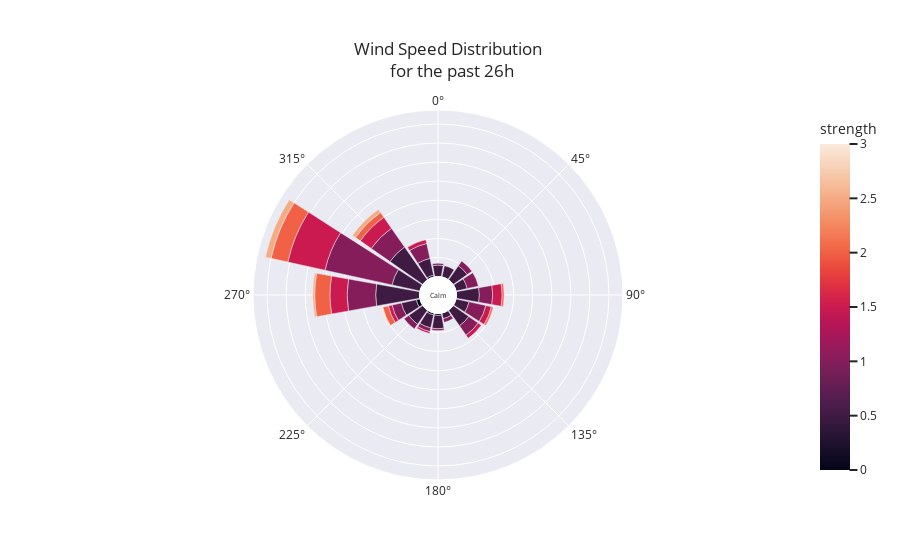

Here is the notebook cell this chart was saved with:
### Code cell
# plot wind at site-by-site inlets
plot_wind_rose(df,3)

### Figure 1 — Plotly figure (JSON) as saved in the notebook; plotly's stock layout.template omitted (floating-point values rounded to 4 significant figures)
{"data": [{"hovertemplate": "count=%{r}<br>cardinal_direction=%{theta}<br>strength=%{marker.color}<extra></extra>", "legendgroup": "", "marker": {"color": [0, 0, 0, 0, 0.5, 0.5, 0.5, 0.5, 0.5, 0.5, 0.5, 0.5, 0.5, 0.5, 0.5, 0.5, 0.5, 0.5, 0.5, 0.5, 1, 1, 1, 1, 1, 1, 1, 1, 1, 1, 1, 1, 1, 1, 1, 1.5, 1.5, 1.5, 1.5, 1.5, 1.5, 1.5, 1.5, 1.5, 2, 2, 2, 2, 2, 2, 2.5, 2.5, 2.5, 3], "coloraxis": "coloraxis", "pattern": {"shape": ""}}, "name": "", "r": [1, 2, 1, 1, 6, 21, 7, 23, 8, 7, 6, 9, 9, 9, 7, 6, 10, 3, 12, 15, 12, 6, 1, 15, 6, 5, 2, 3, 8, 1, 9, 3, 2, 7, 36, 3, 2, 5, 20, 7, 9, 1, 2, 2, 9, 3, 1, 8, 3, 1, 2, 3, 1, 1], "showlegend": false, "subplot": "polar", "theta": [337.5, 247.5, 180, 202.5, 67.5, 315, 180, 270, 247.5, 202.5, 0, 337.5, 225, 45, 112.5, 22.5, 135, 157.5, 90, 292.5, 315, 67.5, 180, 270, 135, 247.5, 202.5, 225, 337.5, 0, 112.5, 45, 157.5, 90, 292.5, 112.5, 135, 90, 292.5, 315, 270, 202.5, 247.5, 337.5, 292.5, 315, 90, 270, 247.5, 112.5, 315, 292.5, 270, 247.5], "type": "barpolar"}], "layout": {"annotations": [{"font": {"size": 7}, "showarrow": false, "text": "Calm", "x": 0.5, "y": 0.5}], "barmode": "relative", "coloraxis": {"colorbar": {"title": {"text": "strength"}}, "colorscale": [[0, "rgb(2,4,25)"], [0.0625, "rgb(24,15,41)"], [0.125, "rgb(47,23,57)"], [0.1875, "rgb(71,28,72)"], [0.25, "rgb(97,30,82)"], [0.3125, "rgb(123,30,89)"], [0.375, "rgb(150,27,91)"], [0.4375, "rgb(177,22,88)"], [0.5, "rgb(203,26,79)"], [0.5625, "rgb(223,47,67)"], [0.625, "rgb(236,76,61)"], [0.6875, "rgb(242,107,73)"], [0.75, "rgb(244,135,95)"], [0.8125, "rgb(245,162,122)"], [0.875, "rgb(246,188,153)"], [0.9375, "rgb(247,212,187)"], [1, "rgb(250,234,220)"]]}, "legend": {"font": {"size": 14}, "orientation": "h", "tracegroupgap": 0, "x": 0.5, "xanchor": "center", "y": -0.1, "yanchor": "middle"}, "margin": {"t": 110}, "polar": {"angularaxis": {"direction": "clockwise", "rotation": 90}, "domain": {"x": [0, 1], "y": [0, 1]}, "hole": 0.1, "radialaxis": {"linewidth": 0, "showticklabels": false, "ticks": ""}}, "title": {"text": "Wind Speed Distribution <br> for the past 26h", "xanchor": "center", "yanchor": "top"}}}
